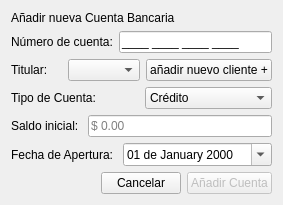
      <widget class="QWidget" name="anadirCuentaPage">
       <layout class="QVBoxLayout" name="verticalLayout_3">
        <item>
         <widget class="QLabel" name="label_4">
          <property name="sizePolicy">
           <sizepolicy hsizetype="Fixed" vsizetype="Fixed">
            <horstretch>0</horstretch>
            <verstretch>0</verstretch>
           </sizepolicy>
          </property>
          <property name="text">
           <string>Añadir nueva Cuenta Bancaria</string>
          </property>
         </widget>
        </item>
        <item>
         <layout class="QHBoxLayout" name="horizontalLayout_8">
          <item>
           <widget class="QLabel" name="label_5">
            <property name="text">
             <string>Número de cuenta:</string>
            </property>
           </widget>
          </item>
          <item>
           <widget class="QLineEdit" name="numCuentaLineEdit">
            <property name="statusTip">
             <string/>
            </property>
            <property name="inputMask">
             <string>9999 9999 9999 9999;_</string>
            </property>
            <property name="placeholderText">
             <string/>
            </property>
           </widget>
          </item>
         </layout>
        </item>
        <item>
         <layout class="QHBoxLayout" name="horizontalLayout_3">
          <item>
           <widget class="QLabel" name="label_2">
            <property name="text">
             <string>Titular:</string>
            </property>
           </widget>
          </item>
          <item>
           <widget class="QComboBox" name="clientesComboBox">
            <property name="editable">
             <bool>false</bool>
            </property>
            <property name="currentText">
             <string/>
            </property>
            <property name="currentIndex">
             <number>-1</number>
            </property>
            <property name="maxVisibleItems">
             <number>10</number>
            </property>
           </widget>
          </item>
          <item>
           <widget class="QPushButton" name="anadirClienteButton">
            <property name="text">
             <string>añadir nuevo cliente +</string>
            </property>
           </widget>
          </item>
         </layout>
        </item>
        <item>
         <layout class="QHBoxLayout" name="horizontalLayout_6">
          <item>
           <widget class="QLabel" name="label_3">
            <property name="text">
             <string>Tipo de Cuenta: </string>
            </property>
           </widget>
          </item>
          <item>
           <widget class="QComboBox" name="tipoCuentaComboBox">
            <property name="currentIndex">
             <number>0</number>
            </property>
            <item>
             <property name="text">
              <string>Crédito</string>
             </property>
            </item>
            <item>
             <property name="text">
              <string>Débito</string>
             </property>
            </item>
            <item>
             <property name="text">
              <string>Cheques</string>
             </property>
            </item>
           </widget>
          </item>
         </layout>
        </item>
        <item>
         <widget class="QWidget" name="saldoWidgetLayout" native="true">
          <property name="maximumSize">
           <size>
            <width>16777215</width>
            <height>40</height>
           </size>
          </property>
          <layout class="QHBoxLayout" name="saldoLayout">
           <property name="leftMargin">
            <number>0</number>
           </property>
           <property name="topMargin">
            <number>0</number>
           </property>
           <property name="rightMargin">
            <number>0</number>
           </property>
           <property name="bottomMargin">
            <number>0</number>
           </property>
           <item>
            <widget class="QLabel" name="label_9">
             <property name="text">
              <string>Saldo inicial: </string>
             </property>
            </widget>
           </item>
           <item>
            <widget class="QLineEdit" name="saldoLineEdit">
             <property name="statusTip">
              <string/>
             </property>
             <property name="inputMethodHints">
              <set>Qt::ImhNone</set>
             </property>
             <property name="inputMask">
              <string/>
             </property>
             <property name="maxLength">
              <number>10</number>
             </property>
             <property name="placeholderText">
              <string>$ 0.00</string>
             </property>
            </widget>
           </item>
          </layout>
         </widget>
        </item>
        <item>
         <layout class="QHBoxLayout" name="horizontalLayout_5">
          <item>
           <widget class="QLabel" name="label_7">
            <property name="text">
             <string>Fecha de Apertura: </string>
            </property>
           </widget>
          </item>
          <item>
           <widget class="QDateEdit" name="dateEdit">
            <property name="acceptDrops">
             <bool>false</bool>
            </property>
            <property name="autoFillBackground">
             <bool>false</bool>
            </property>
            <property name="wrapping">
             <bool>false</bool>
            </property>
            <property name="showGroupSeparator" stdset="0">
             <bool>false</bool>
            </property>
            <property name="displayFormat">
             <string>dd 'de' MMMM yyyy</string>
            </property>
            <property name="calendarPopup">
             <bool>true</bool>
            </property>
           </widget>
          </item>
         </layout>
        </item>
        <item>
         <layout class="QHBoxLayout" name="horizontalLayout_4">
          <item>
           <spacer name="horizontalSpacer_2">
            <property name="orientation">
             <enum>Qt::Horizontal</enum>
            </property>
            <property name="sizeHint" stdset="0">
             <size>
              <width>40</width>
              <height>20</height>
             </size>
            </property>
           </spacer>
          </item>
          <item>
           <widget class="QPushButton" name="cancelarButton">
            <property name="text">
             <string>Cancelar</string>
            </property>
           </widget>
          </item>
          <item>
           <widget class="QPushButton" name="aceptarCuentaButton">
            <property name="enabled">
             <bool>false</bool>
            </property>
            <property name="text">
             <string>Añadir Cuenta</string>
            </property>
           </widget>
          </item>
         </layout>
        </item>
       </layout>
      </widget>
